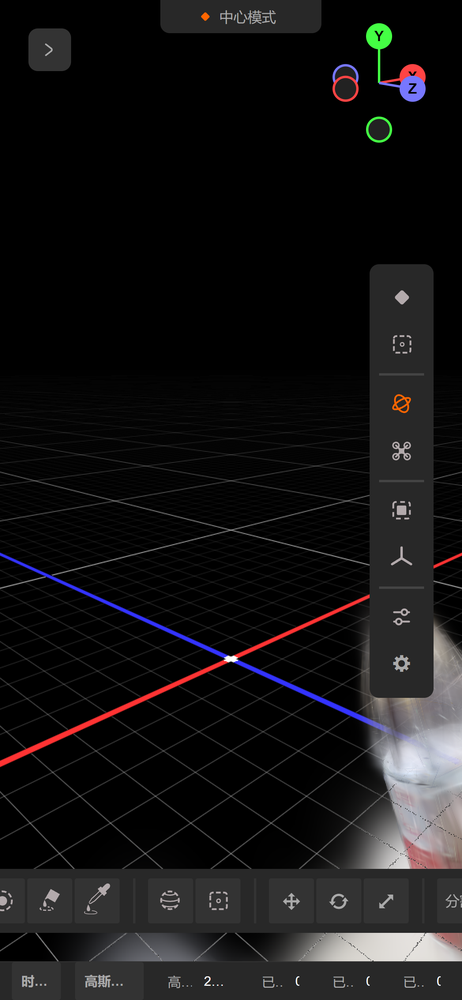
#> input picture evaluation/mobile/editor.png, 462 x 1000 px, shrunk from 1170 x 2532 before the run; its folder holds only this picture in this run
$ python -i extractor.py   (imports and definitions only)   (older library calls are emulated)
#> lines starting #> are read from the running program, lines starting #| are printed output that depends on the picture
#> further down, picture is the input picture: shape (1000, 462, 3); mean B, G, R 20.7, 20, 21
"""视频帧智能提取：逐帧采样 → 质量评分 → 视角多样性筛选。

对多段 MP4 视频逐帧采样，按清晰度+曝光+纹理综合评分，
最后用 ORB 特征匹配做贪心视角多样性筛选。
"""

import logging
from pathlib import Path

import cv2
import numpy as np

logger = logging.getLogger(__name__)

# ORB 特征检测器（全局单例延迟初始化）
_orb = None


def _get_orb():
    global _orb
    if _orb is None:
        _orb = cv2.ORB.create(nfeatures=500, scaleFactor=1.2, nlevels=8)
    return _orb


# ================================================================
# 公开 API
# ================================================================


# [129 lines left out: functions extract_and_select, _extract_frames, not called in this run]


def _quality_score(image: np.ndarray) -> float:
    """综合质量评分 (0-1)：清晰度 40% + 曝光 30% + 纹理 30%。"""
    gray = cv2.cvtColor(image, cv2.COLOR_BGR2GRAY)
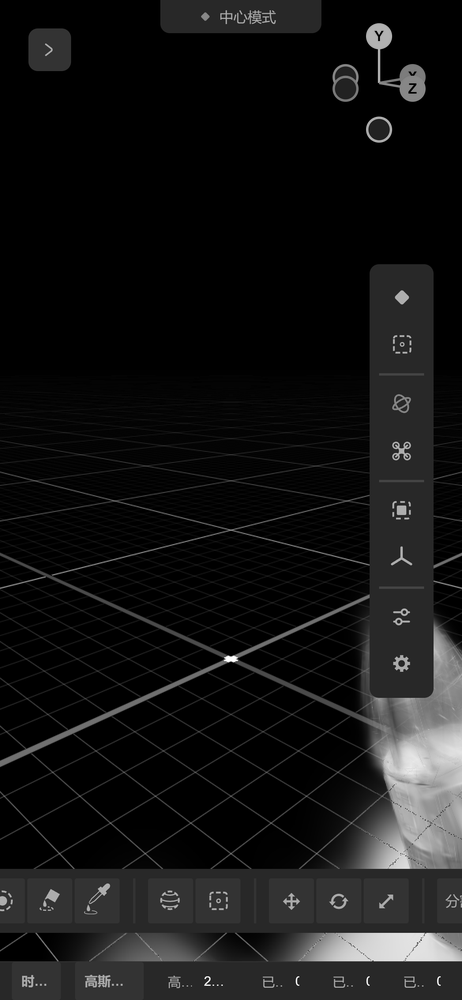
#> gray: shape (1000, 462); min 0, max 255, mean 20.4

    # ---- 清晰度：Laplacian 方差 ----
    lap = cv2.Laplacian(gray, cv2.CV_64F)
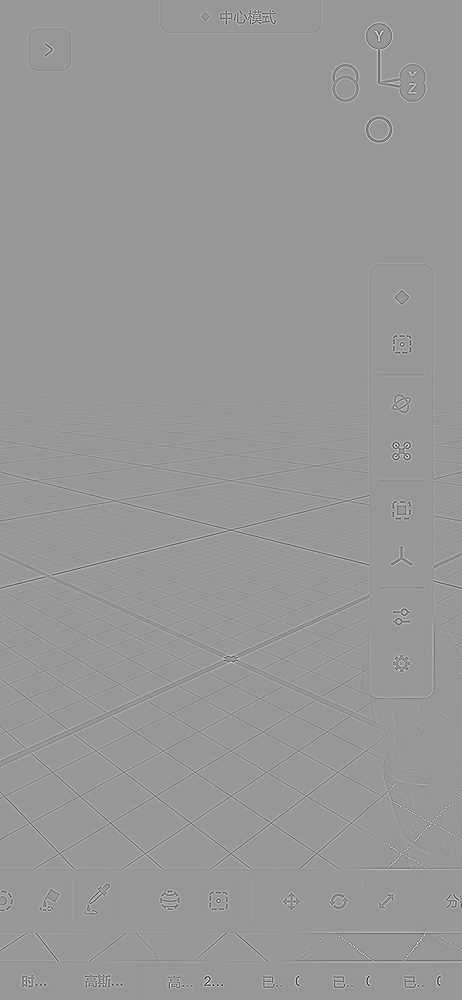
#> lap: shape (1000, 462) float64; min -553, max 376, mean 0; drawn with min black and max white
    sharpness = lap.var()
#> sharpness = 620.4
    # 经验归一化：Laplacian 方差 0-500 映射到 0-1，超过 500 = 满分
    sharp_score = min(sharpness / 500.0, 1.0)
#> sharp_score = 1

    # ---- 曝光：亮度直方图均衡度 ----
    hist = cv2.calcHist([gray], [0], None, [256], [0, 256])
#> hist = 256 values, max 242117 at index 0, min 0 at index 243, mean 1804.7
    hist = hist / hist.sum()  # 归一化
#> hist = 256 values, max 0.524 at index 0, min 0 at index 243, mean 0.00391
    # 避免过曝 (>240) 和欠曝 (<15) 的像素占比
    overexposed = hist[240:].sum()
#> overexposed = 0.000147
    underexposed = hist[:15].sum()
#> underexposed = 0.703
    # 中间调占比越高越好
    midtones = hist[60:200].sum()
#> midtones = 0.07
    exposure_score = midtones * (1.0 - overexposed) * (1.0 - underexposed)
#> exposure_score = 0.0208
    exposure_score = max(0.0, min(1.0, exposure_score))

    # ---- 纹理丰富度：ORB 特征点数量 ----
    orb = _get_orb()
    kp = orb.detect(gray, None)
#> kp = 482 keypoints; strongest (x, y, size): (226, 659, 37.2), (226, 658, 44.6), (226, 657, 31), (235, 657, 31)
    # 经验归一化：100 个特征点 = 满分
    texture_score = min(len(kp) / 100.0, 1.0)
#> texture_score = 1

    # 综合
    score = 0.4 * sharp_score + 0.3 * exposure_score + 0.3 * texture_score
#> score = 0.706
    return float(score)


# [45 lines left out: function _diversity_select, not called in this run]

>>> import cv2
>>> picture = cv2.imread('../../evaluation/mobile/editor.png')
>>> result = _quality_score(picture)
#> result = 0.706
